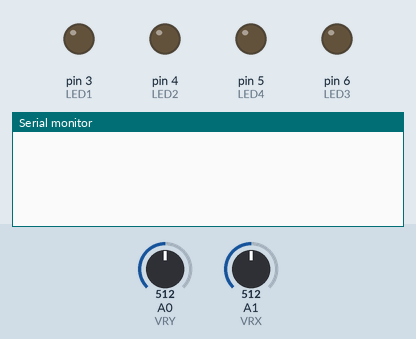
This sketch was run on a simulated Arduino Uno, built with avr-gcc and run on an emulated ATmega328P. On the bench: output pins drawn as LEDs (lit = HIGH), the last lines printed to the serial monitor. Inputs (shaded band) come from the test bench; at power-on: A0 (VRY) = 512, A1 (VRX) = 512.

Above: at 1.2 s.
1.3 s: A0 (VRY) set to 466
At 2.1 s:
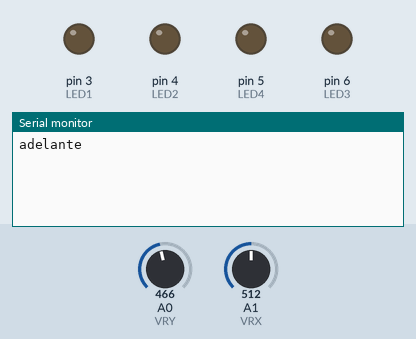
2.8 s: A1 (VRX) set to 452
At 3.2 s:
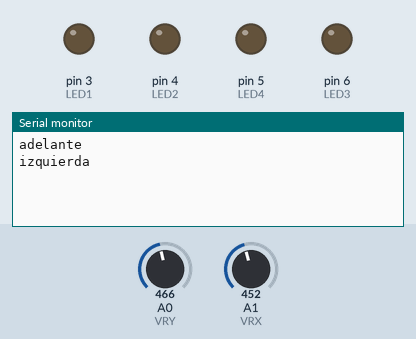
4.3 s: A1 (VRX) set to 572
At 5.6 s:
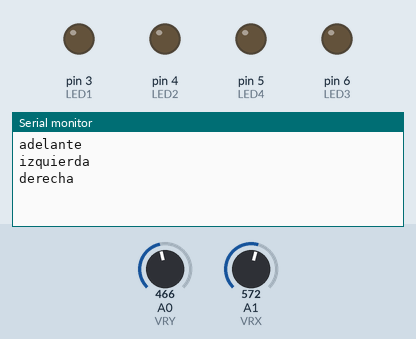

The sketch:

CDR_CONTROL_FINAL.ino
```cpp
#include <SoftwareSerial.h>

#define BOT1 12
#define BOT2 9
#define BOT3 8
#define BOT4 7
#define LED1 3
#define LED2 4
#define LED3 6
#define LED4 5
#define JS_BOT 2
#define VRY A0
#define VRX A1
#define TXD 10
#define RXD 11

SoftwareSerial BT(TXD, RXD);

int x;
int y;
int movActual = 5;
int movUlt = 10;

void setup() {
  pinMode(BOT1, INPUT_PULLUP);
  pinMode(BOT2, INPUT_PULLUP);
  pinMode(BOT3, INPUT_PULLUP);
  pinMode(BOT4, INPUT_PULLUP);
  pinMode(LED1, OUTPUT);
  pinMode(LED2, OUTPUT);
  pinMode(LED3, OUTPUT);
  pinMode(LED4, OUTPUT);
  pinMode(JS_BOT, INPUT_PULLUP);
  pinMode(VRY, INPUT);
  pinMode(VRX, INPUT);
  BT.begin(9600);
  Serial.begin(9600);
}

void loop() {
  enviarBT();
}

void enviarBT() {
  x = analogRead(VRX);
  y = analogRead(VRY);

  movUlt = movActual;

  if (x < 562 && x > 462 && y < 576 && y > 476) {
    movActual = 5;
  } else {
    if (x > 562) {
      movActual = 1;
    } else if (x < 462) {
      movActual = 2;
    } else if (y > 576) {
      movActual = 3;
    } else if (y < 476) {
      movActual = 4;
    }
  }

  if (movActual != movUlt) {
    switch (movActual) {
      case 1:
        BT.write('R');
        Serial.println("derecha");
        break;
      case 2:
        BT.write('L');
        Serial.println("izquierda");
        break;
      case 3:
        BT.write('B');
        Serial.println("atras");
        break;
      case 4:
        BT.write('F');
        Serial.println("adelante");
        break;
      case 5:
        BT.write('S');
        Serial.println("quieto");
        break;
    }
  }

  /*if (digitalRead(BOT1) == LOW) {
    Serial.println("uno");
    BT.write('U'); //uno
    }
    if (digitalRead(BOT2) == LOW) {
    Serial.println("dos");
    BT.write('D'); //dos
    }
    if (digitalRead(BOT3) == LOW) {
    Serial.println("tres");
    BT.write('T'); //tres
    }
    if (digitalRead(BOT4) == LOW) {
    Serial.println("cuatro");
    BT.write('C'); //tres
    }*/
}
```

Measured:
- after the input at 1.3 s, the serial monitor: prints a new line at once (image 1)
- after the input at 2.8 s, the serial monitor: prints a new line at once (image 2)
- after the input at 4.3 s, the serial monitor: prints a new line at once (image 3)
